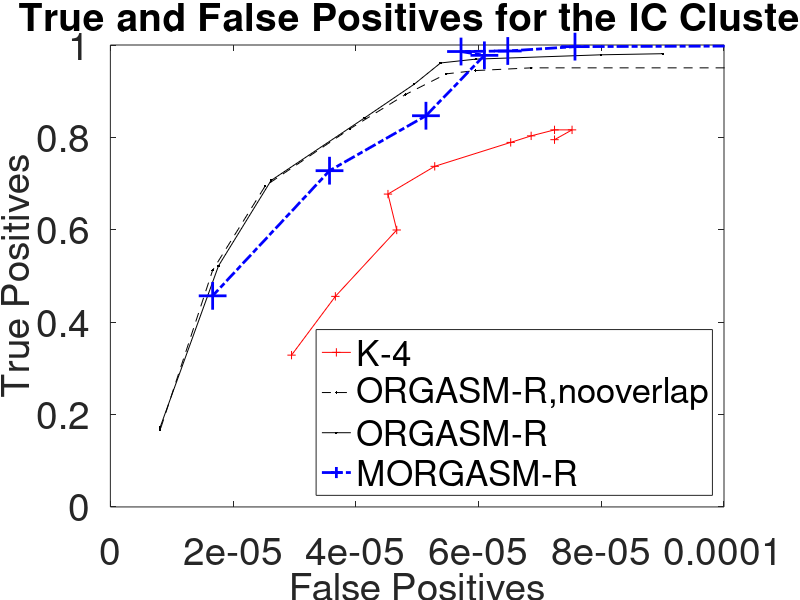

Write the MATLAB code that produced this figure.
load truepos
NP=849;
NF=2.1e6;
plot(K4_FP./NF,K4_TP./NP,'+-r',...
    OARno_FP./NF,OARno_TP./NP,'k.--',OAR_FP./NF,OAR_TP./NP,'k.-',...
    OMCAR_FP./NF,OMCAR_TP./NP,'b+-.','LineWidth',2,'MarkerSize',20)
axis([0,1e-4,0 1])
a=legend('K-4','ORGASM-R,nooverlap','ORGASM-R','MORGASM-R','Location','SouthEast');
set(a,'FontSize',28);
set(gca,'FontSize',28);
xlabel('False Positives','FontSize',28)
ylabel('True Positives','FontSize',28)
title('True and False Positives for the IC Cluster','FontSize',28)
print -dpdf icroc
% !pdfcrop icroc.pdf icroc.pdf


